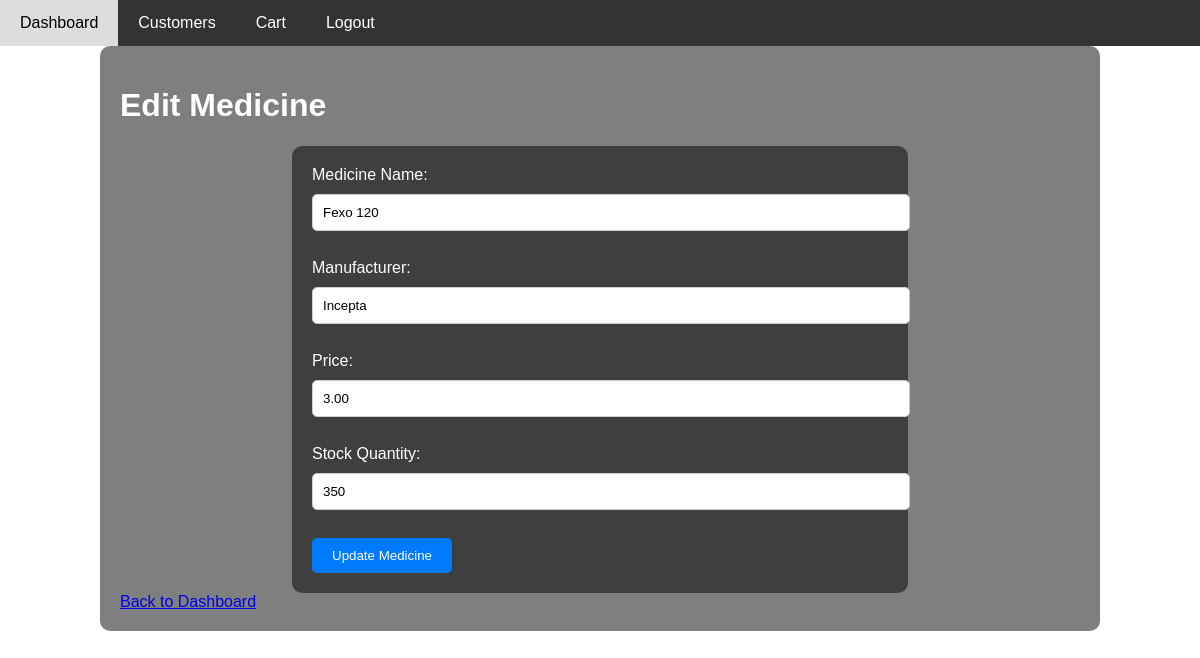
The app's page /edit_medicine.php?medicine_id=13 (signed in) with its own data.
### tables this page shows
CREATE TABLE `medicines` (
  `medicine_id` int(11) NOT NULL,
  `name` varchar(255) NOT NULL,
  `manufacturer` text DEFAULT NULL,
  `price` decimal(10,2) NOT NULL,
  `stock` int(11) NOT NULL,
  `created_at` timestamp NOT NULL DEFAULT current_timestamp(),
  `updated_at` timestamp NOT NULL DEFAULT current_timestamp() ON UPDATE current_timestamp()
);

### edit_medicine.php (the view, shortened to what this page needs)
<?php
include 'db_connect.php';
if (isset($_GET['medicine_id'])) {
    $medicine_id = $_GET['medicine_id'];
    $query = "SELECT * FROM medicines WHERE medicine_id = ?";
    $stmt = $conn->prepare($query);
    $stmt->bind_param("i", $medicine_id);
    $stmt->execute();
    $result = $stmt->get_result();
    if ($result->num_rows > 0) {
        $medicine = $result->fetch_assoc();
    } else {
        echo "Medicine not found!";
        exit();
    }
} else {
    echo "No medicine ID provided!";
    exit();
}
?>
<!DOCTYPE html>
<html lang="en">
<head>
</head>
<body>
<div class="navbar">
    <a href="dashboard.php">Dashboard</a>
    <a href="customers.php">Customers</a>
    <a href="cart.php">Cart</a>
    <a href="index.php">Logout</a>
</div>
<div class="container">
    <h1>Edit Medicine</h1>
    <form action="edit_medicine.php?medicine_id=<?php echo $medicine['medicine_id']; ?>" method="POST">
        <label for="name">Medicine Name:</label>
        <input type="text" id="name" name="name" value="<?php echo htmlspecialchars($medicine['name']); ?>" required>
        <br><br>
        <label for="manufacturer">Manufacturer:</label>
        <input type="text" id="manufacturer" name="manufacturer" value="<?php echo htmlspecialchars($medicine['manufacturer']); ?>" required>
        <br><br>
        <label for="price">Price:</label>
        <input type="number" id="price" name="price" value="<?php echo htmlspecialchars($medicine['price']); ?>" required>
        <br><br>
        <label for="stock">Stock Quantity:</label>
        <input type="number" id="stock" name="stock" value="<?php echo htmlspecialchars($medicine['stock']); ?>" required>
        <br><br>
        <button type="submit" name="edit_medicine">Update Medicine</button>
    </form>
    <a href="dashboard.php">Back to Dashboard</a>
</div>
</body>
</html>

### edit_medicine.php (style rules this page uses)
body { font-family: Arial, sans-serif; margin: 0; padding: 0; background-image: url('https://ezscrpt.com/wp-content/webp-express/webp-images/doc-root/wp-content/uploads/2018/11/AdobeStock_97410153.jpeg.webp'); background-size: cover; background-position: center; color: white; }
.container { width: 80%; margin: 0 auto; padding: 20px; background: rgba(0, 0, 0, 0.5); border-radius: 10px; }
.navbar { background-color: #333; overflow: hidden; }
.navbar a { float: left; display: block; color: white; padding: 14px 20px; text-align: center; text-decoration: none; }
form { width: 60%; margin: 0 auto; padding: 20px; background: rgba(0, 0, 0, 0.5); border-radius: 10px; }
input, textarea { width: 100%; padding: 10px; margin: 10px 0; border: 1px solid #ccc; border-radius: 5px; }
button { padding: 10px 20px; background-color: #007bff; color: white; border: none; cursor: pointer; border-radius: 5px; }

### records on screen
medicines: name "Fexo 120", manufacturer "Incepta", price "3.00", stock "350"
